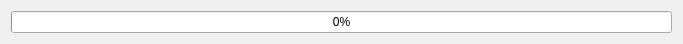
<?xml version="1.0" encoding="UTF-8"?>
<ui version="4.0">
 <class>Dialog</class>
 <widget class="QDialog" name="Dialog">
  <property name="geometry">
   <rect>
    <x>0</x>
    <y>0</y>
    <width>683</width>
    <height>40</height>
   </rect>
  </property>
  <property name="windowTitle">
   <string>Ждите...</string>
  </property>
  <layout class="QHBoxLayout" name="horizontalLayout">
   <item>
    <widget class="QProgressBar" name="progress_wait">
     <property name="value">
      <number>0</number>
     </property>
    </widget>
   </item>
  </layout>
 </widget>
 <resources/>
 <connections/>
</ui>
